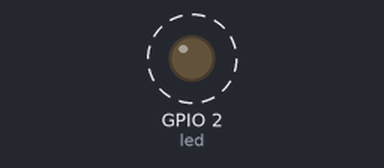
The program below on a simulated ESP32 board running MicroPython. Parts: output pins drawn as LEDs (lit = HIGH). Dashed ring = blinking. What the program prints to the serial console is not drawn.

Above: at 0.5 s.
Timing chart, 0 to 3.0 s (numbered marks = the images above):
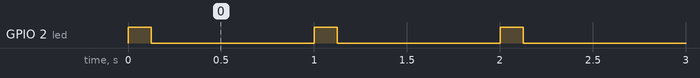

The program:

blink.py
```python
"""Blink the on-board LED.

A simple example of how to control one output pin of
a microcontroller. An LED is connected to the GPIO pin,
which is repeatedly switched on and off.

Inspired by:
    * https://wokwi.com/projects/359801682833812481
"""

# Load `Pin` class from `machine` module in order to access the hardware
from machine import Pin
from time import sleep_ms

# Check the LED pin on your board, usually it is GPIO2
print("Configure output pin #2... ", end="")
led = Pin(2, Pin.OUT)
print("Done")
print("Start blinking...")

# Forever loop
while True:
    led.on()
    sleep_ms(125)
    led.off()
    sleep_ms(875)
```

Measured:
- by itself, GPIO 2 (led): alternates HIGH for 0.13 s and LOW for 0.88 s
